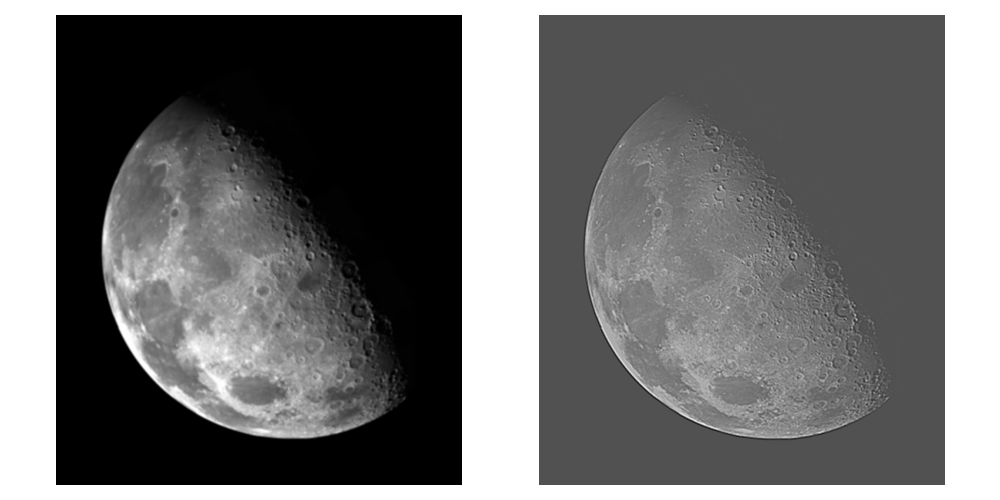

Source code (Python):
import os
import sys
import numpy as np
import matplotlib.pyplot as plt
from skimage.io import imread
from skimage.util import img_as_float
from libDIPUM.dftuv import dftuv
from libDIP.dftFiltering4e import dftFiltering4e
from libDIPUM.data_path import dip_data

# Data
img_path = dip_data('blurry-moon.tif')
f = img_as_float(imread(img_path))
M, N = f.shape
P = 2 * M
Q = 2 * N

# Transfer function
U, V = dftuv(P, Q)
H = -4 * (np.pi ** 2) * (U ** 2 + V ** 2)
H = np.fft.fftshift(H)

# Filtering
glap = dftFiltering4e(f, H)

# Scale Laplacian response
glaps = glap / np.max(glap)

# Sharpened image
g = f - glaps

# Display
fig, axes = plt.subplots(1, 2, figsize=(10, 5))
axes[0].imshow(f, cmap='gray')
axes[0].axis('off')

axes[1].imshow(g, cmap='gray')
axes[1].axis('off')

plt.tight_layout()
plt.savefig('Figure456.png')
plt.show()
